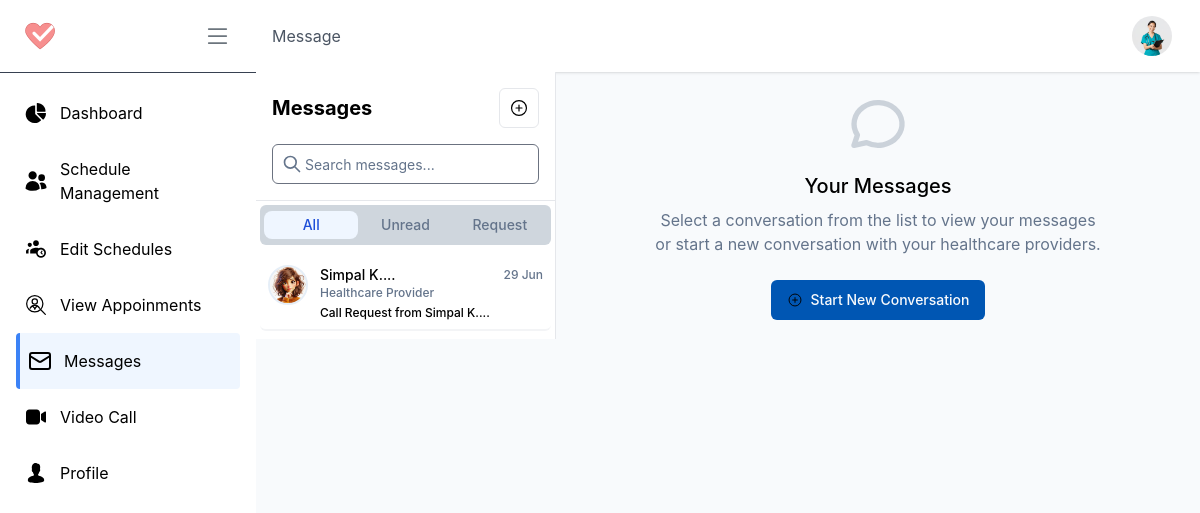
The app's page /d/message/ (signed in), older data.
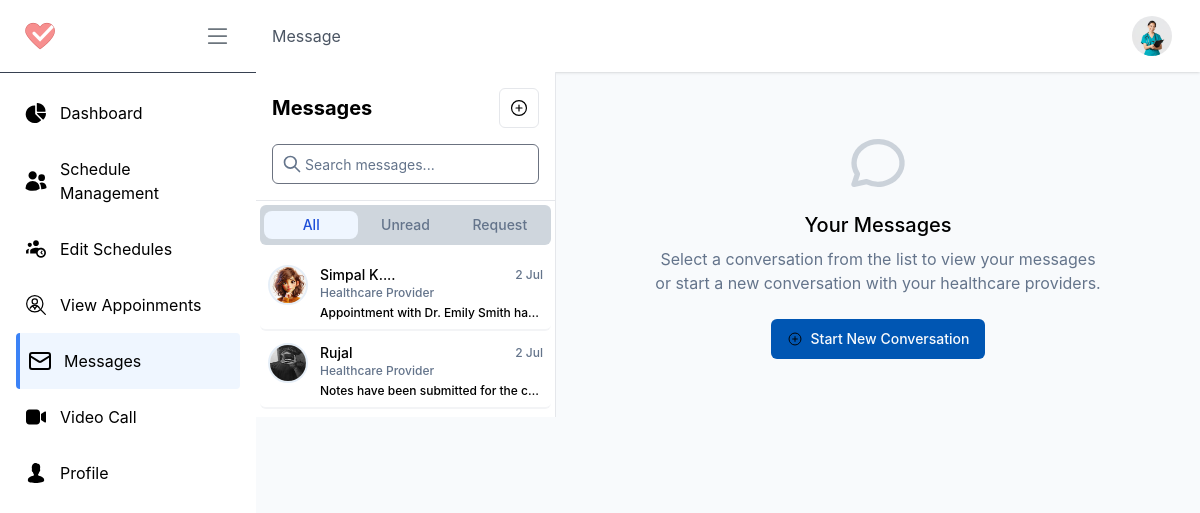
The same page, newer data.
### account/models.py (models this page shows, shortened)
class Conversation(models.Model):
    participants = models.ManyToManyField(Profile, related_name='conversations')
    uuid = models.UUIDField(unique=True, editable=True, null=True, blank=True)
    status_choices = (
        ('initiated', 'Initiated'),
        ('active', 'Active'),
        ('requested', 'Requested'),
        ('rejected', 'Rejected'),
        ('archived', 'Archived'),
        ('deleted', 'Deleted'),
    )
    status = models.CharField(max_length=10, choices=status_choices, default='requested')
    created_at = models.DateTimeField(auto_now_add=True)

class Profile(models.Model):
    user = models.OneToOneField(User, on_delete=models.CASCADE, related_name="profile")
    role = models.CharField(max_length=10, choices=USER_ROLES, default='patient')
    profile_pic = models.ImageField(upload_to='profile_pictures/', default='profile_pictures/default.jpg')
    phone_regex = RegexValidator(regex=r'^\+?1?\d{9,15}$', message="Phone number must be entered in the format: '+999999999'. Up to 15 digits allowed.")
    ph_number = models.CharField(validators=[phone_regex], max_length=16, blank=True) # validators should be a list
    address = models.CharField(max_length=255, blank=True)
    date_of_birth = models.DateField(null=True, blank=True)
    gender = models.CharField(max_length=10, choices=[('male', 'Male'), ('female', 'Female'), ('other', 'Other')], blank=True)
    email_notification = models.BooleanField(default=True)
    sms_notification = models.BooleanField(default=True)
    reminders = models.BooleanField(default=True)
    token = models.CharField(max_length=255, blank=True, null=True)
    token_expiry = models.DateTimeField(null=True, blank=True)
    created_at = models.DateTimeField(auto_now_add=True)
    updated_at = models.DateTimeField(auto_now=True)
    is_active = models.BooleanField(default=True)
    is_verified = models.BooleanField(default=False)

class Message(models.Model):
    conversation = models.ForeignKey(Conversation, on_delete=models.CASCADE, related_name='messages')
    sender       = models.ForeignKey(Profile, on_delete=models.CASCADE, related_name='sent_messages')
    content      = models.TextField()
    file        = models.FileField(upload_to='conversation_files/', blank=True, null=True)
    timestamp    = models.DateTimeField(auto_now_add=True)
    read         = models.BooleanField(default=False)
    message_type_choices = (
        ('call', 'Call'),
        ('appoinment', 'Appoinment'),
        ('text', 'Text'),
        ('started', 'Started'),
        ('notes', 'Notes'),
    )
    message_type = models.CharField(max_length=20, choices=message_type_choices, default='text')
    class Meta:
        ordering = ['timestamp']

### doctor/views.py (the view)
# urls.py: path('message/', message, name='message'),
@login_required_with_message(login_url='account:login', message="You need to log in to view your Messages.", only=['doctor'])
def message(request):
    profile : Profile = request.user.profile
    conversations = Conversation.objects.filter(
        participants=profile
    )
    connected_paritcipants = []
    for conversation in conversations:
        conversation.other_participant = conversation.participants.exclude(
            id=profile.id
        ).first()
        if conversation.other_participant:
            connected_paritcipants.append(conversation.other_participant)
        conversation.last_message = conversation.messages.last()
        conversation.has_unread = conversation.messages.filter(
            read=False
        ).exclude(sender=profile).exists()
    connected_ids = [p.id for p in connected_paritcipants]
    connected_ids.append(profile.id)
    if profile.role == 'doctor':
        not_connected_usr = Profile.objects.exclude(id__in=connected_ids).filter(role='patient')
    else:
        not_connected_usr = Profile.objects.exclude(id__in=connected_ids).filter(role='doctor')
    context = {
        'profile': profile,
        'conversations': conversations,
        'not_connected_usr': not_connected_usr,
    }
    return render(request, 'pages/doctor/message.html', context)

### account/views.py (called while the page is built)
def login_required_with_message(function=None, login_url=None, message=None, only=None):
    def decorator(view_func):
        @wraps(view_func)
        def _wrapped_view(request, *args, **kwargs):
            if not request.user.is_authenticated:
                if message:
                    messages.warning(request, message)
                return redirect(login_url or 'account:login')
            if only and request.user.profile.role not in only:
                messages.error(request, "You do not have permission to access this page.")
                return redirect(f'{request.user.profile.role}:dashboard')
            return view_func(request, *args, **kwargs)
        return _wrapped_view
    if function:
        return decorator(function)
    return decorator

### home/templatetags/url_resolver.py (called while the page is built)
@register.simple_tag
def role_to_url(role, destination):
    try:
        return reverse(f"{role}:{destination}")
    except NoReverseMatch:
        return "#"  # fallback URL if the view is not found

### templates/pages/doctor/message.html (shortened to what the changed rows need)
{% extends "pages/doctor/D_base.html" %}
{% load static %}
{% block content %}
<section>
    <div class="grid md:grid-cols-[300px_1fr]">
        <div id="sidebarConvList"
            class="hidden md:flex flex-col border-r h-[calc(100vh-4rem)] w-3/4 md:w-auto  absolute md:relative bg-white z-20">
            <div class="p-4 border-b">
                <div class="flex items-center justify-between mb-4">
                    <h2 class="text-xl font-bold">Messages</h2>
                </div>
            </div>
            <div class="flex-1 overflow-auto">
                <div id="conversation-list" class="space-y-1 px-1 py-2">
                    {% for conversation in conversations %}
                    <button data-status="{{ conversation.status }}"  data-unread="{{ conversation.has_unread }}" data-conversation-id="{{ conversation.id }}" class="conversation-item flex items-start gap-3 p-2 rounded-md w-full text-left transition-colors font-medium border-b-2 border-gray-100 hover:bg-gray-50     ">
                        <div class="relative">
                            <div class="relative flex h-10 w-10 shrink-0 overflow-hidden rounded-full border-2 border-primary/10">
                                <img class="aspect-square h-full w-full conversation-avatar" src=" {{ conversation.other_participant.profile_pic.url }}" alt="{{ conversation.other_participant.user.first_name }}">
                            </div>
                        </div>
                        <div class="flex-1 min-w-0">
                            <div class="flex justify-between items-center">
                                <p class="text-sm font-medium truncate conversation-name">{{ conversation.other_participant.user.first_name }}</p>
                                <span class="text-xs text-muted-foreground">{{ conversation.last_message.timestamp|date:"j M" }}</span>
                            </div>
                            <p class="text-xs text-muted-foreground conversation-role">{{ conversation.other_participant.specialty|default:"Healthcare Provider" }}</p>
                            <p class="text-xs truncate mt-1 last-chat">{{ conversation.last_message.content|truncatechars:50 }}</p>
                        </div>
                    </button>
                    {% empty %}
                    <div class="p-8 text-center text-gray-500">
                        <i class="fas fa-comments text-4xl mb-4"></i>
                        <p>No conversations yet</p>
                    </div>
                    {% endfor %}
                </div>
            </div>
        </div>
    </div>
</section>
{% endblock content %}

Row changes from the older to the newer data that the page shows:
computed for Conversation "Simpal K....": last_message.timestamp "29 Jun" → "2 Jul"; last_message.content "Call Request from Simpal K...." → "Appointment with Dr. Emily Smith ha…"
added Conversation: other_participant.profile_pic (picture), other_participant.user.first_name "Rujal", last_message.timestamp "2 Jul", other_participant.specialty "Healthcare Provider", last_message.content "Notes have been submitted for the c…"
